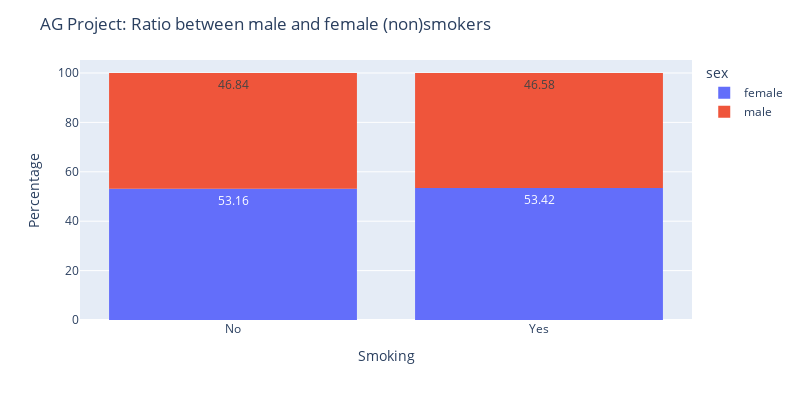

Write notebook code for a chart like this one.
### Code cell
### Sex

fig = px.histogram(df, x="W_str", color="sex", barnorm='percent', text_auto=".2f",
                   width=800, height=400)

fig.update_layout(
    title_text='AG Project: Ratio between male and female (non)smokers', # title of plot
    xaxis_title_text='Smoking', # xaxis label
    yaxis_title_text='Percentage', # yaxis label
    bargap=0.1, # gap between bars of adjacent location coordinates
    bargroupgap=0.1 # gap between bars of the same location coordinates
)
fig.show()

#create plots dir
if not os.path.exists("plots"):
    os.mkdir("plots")

fig.write_image("plots/AG_sex.png")

### Figure 1 — Plotly figure (JSON) as saved in the notebook; plotly's stock layout.template omitted (floating-point values rounded to 4 significant figures; data arrays with more than 128 entries replaced by an {"elided": "..."} marker saying what was removed)
{"data": [{"alignmentgroup": "True", "bingroup": "x", "hovertemplate": "sex=female<br>W_str=%{x}<br>count (normalized as percent)=%{y}<extra></extra>", "legendgroup": "female", "marker": {"color": "#636efa", "pattern": {"shape": ""}}, "name": "female", "offsetgroup": "female", "orientation": "v", "showlegend": true, "texttemplate": "%{value:.2f}", "type": "histogram", "x": {"elided": "6427 str values"}, "xaxis": "x", "yaxis": "y"}, {"alignmentgroup": "True", "bingroup": "x", "hovertemplate": "sex=male<br>W_str=%{x}<br>count (normalized as percent)=%{y}<extra></extra>", "legendgroup": "male", "marker": {"color": "#EF553B", "pattern": {"shape": ""}}, "name": "male", "offsetgroup": "male", "orientation": "v", "showlegend": true, "texttemplate": "%{value:.2f}", "type": "histogram", "x": {"elided": "5662 str values"}, "xaxis": "x", "yaxis": "y"}], "layout": {"bargap": 0.1, "bargroupgap": 0.1, "barmode": "relative", "barnorm": "percent", "height": 400, "legend": {"title": {"text": "sex"}, "tracegroupgap": 0}, "margin": {"t": 60}, "title": {"text": "AG Project: Ratio between male and female (non)smokers"}, "width": 800, "xaxis": {"anchor": "y", "autorange": true, "domain": [0, 1], "range": [-0.5, 1.5], "title": {"text": "Smoking"}, "type": "category"}, "yaxis": {"anchor": "x", "autorange": true, "domain": [0, 1], "range": [0, 105.3], "title": {"text": "Percentage"}}}}
